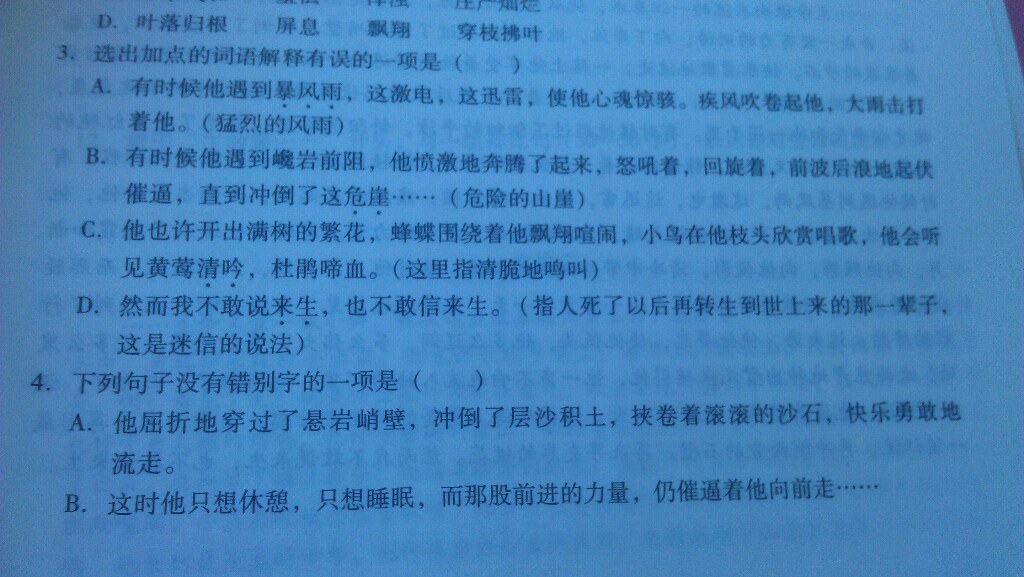
#> input picture a.jpg, 1024 x 577 px, found by its file name
$ python t.py
#> lines starting #> are read from the running program, lines starting #| are printed output that depends on the picture
__author__ = 'Administrator'
import numpy as np
import cv2

img = cv2.imread('d:/a.jpg',cv2.IMREAD_GRAYSCALE)
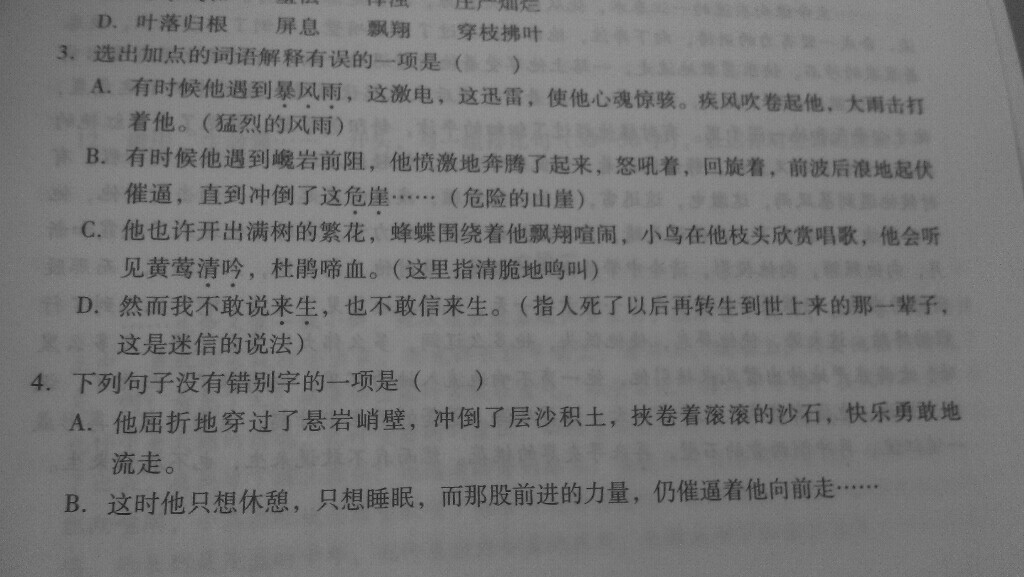
#> img: shape (577, 1024); min 25, max 158, mean 118.2

# create a CLAHE object (Arguments are optional).
clahe = cv2.createCLAHE(clipLimit=2, tileGridSize=(8,8))
cl1 = clahe.apply(img)
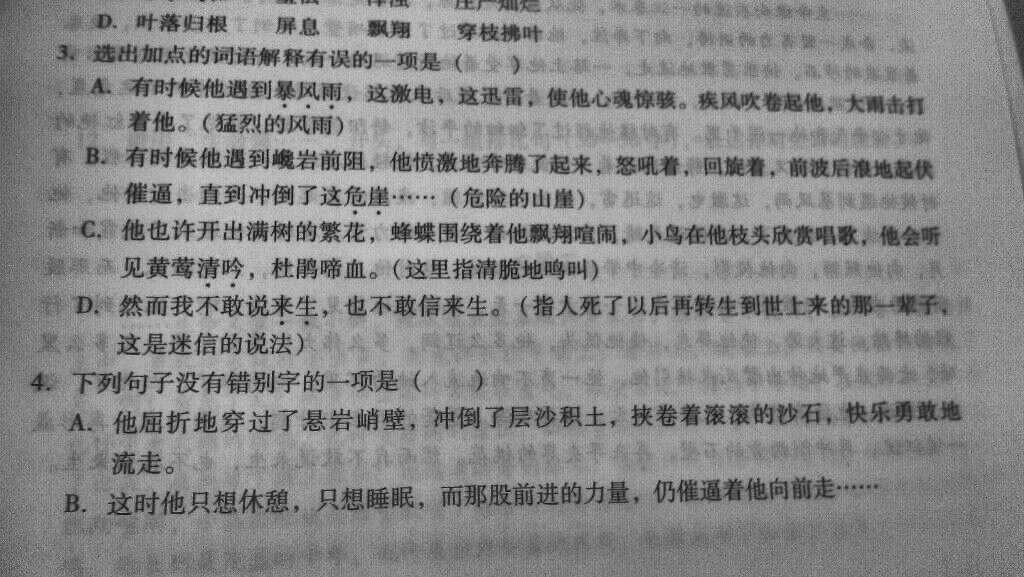
#> cl1: shape (577, 1024); min 17, max 204, mean 135.4

cv2.imshow('image',cl1)
cv2.waitKey(0)
cv2.destroyAllWindows()
